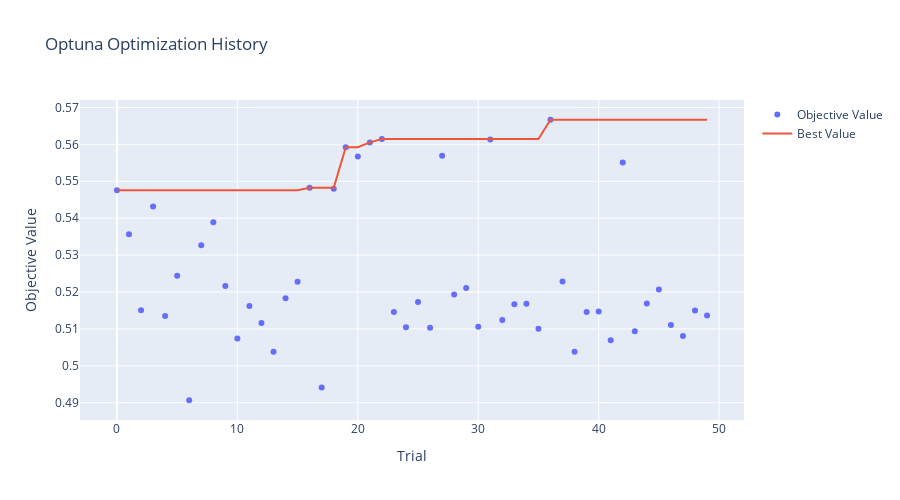
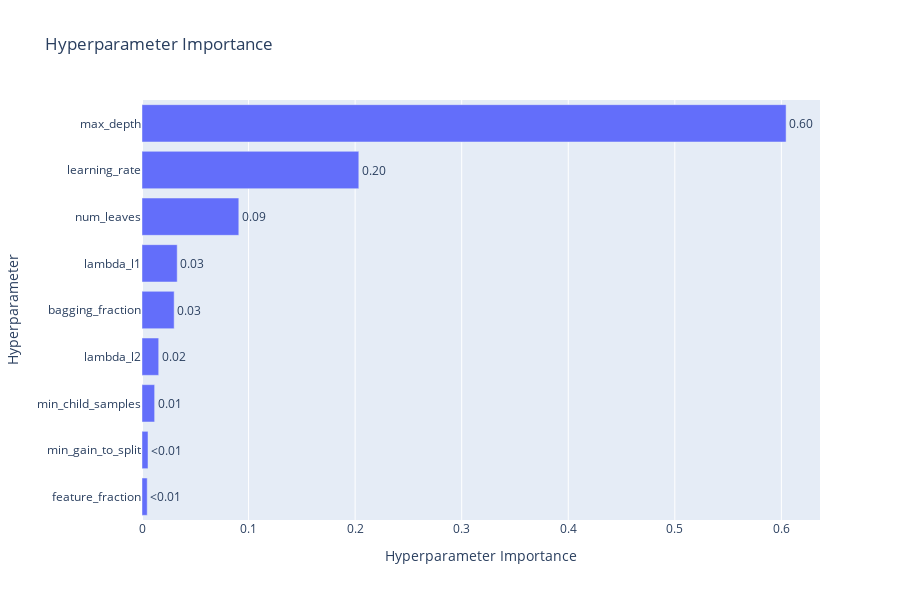

Notebook code cell kept with these figures, in order:
### Code cell
# Analyze hyperparameter optimization results
print("Optimization Results")

# Best trial summary
best_trial = study.best_trial

print(f"\nBest Trial: #{best_trial.number}")
print(f"Best Validation PR-AUC: {best_trial.value:.4f}")
print(f"Improvement over baseline: +{(best_trial.value - test_pr_auc):.4f} ({((best_trial.value / test_pr_auc) - 1) * 100:.1f}%)")

print(f"\nBest Hyperparameters:")
for param, value in best_trial.params.items():
    print(f" - {param:<20} {value}")

print(f"\nTraining Metrics:")
print(f" - Train PR-AUC:      {best_trial.user_attrs['train_pr_auc']:.4f}")
print(f" - Val PR-AUC:        {best_trial.user_attrs['val_pr_auc']:.4f}")
print(f" - Overfitting Gap:   {best_trial.user_attrs['overfitting_gap']:.4f}")
print(f" - Best Iteration:    {best_trial.user_attrs['n_estimators']}")

# Study statistics
print(f"\nStudy Statistics:")
print(f" - Total Trials:      {len(study.trials)}")
print(f" - Complete Trials:   {len([t for t in study.trials if t.state == optuna.trial.TrialState.COMPLETE])}")
print(f" - Pruned Trials:     {len([t for t in study.trials if t.state == optuna.trial.TrialState.PRUNED])}")
print(f" - Failed Trials:     {len([t for t in study.trials if t.state == optuna.trial.TrialState.FAIL])}")

# Top 5 trials
print(f"\nTop 5 Trials:")
top_trials = sorted(study.trials, key=lambda t: t.value if t.value else 0, reverse=True)[:5]
for i, trial in enumerate (top_trials, 1):
    if trial.value:
        print(f" {i}. Trial #{trial.number:3d}: PR-AUC = {trial.value:.4f}")

# Visualize optimization history
fig = plot_optimization_history(study)
fig.update_layout(title="Optuna Optimization History", width=900, height=500)
fig.show()

optimization_history_path = PROCESSED_DIR / 'hyperparameter_optimization_history.png'
fig.write_image(optimization_history_path, width=900, height=500, scale=2)
print(f"\nOptimization history saved to: {optimization_history_path}")

# Visualize hyperparameter importances
fig = plot_param_importances(study)
fig.update_layout(title="Hyperparameter Importance", width=900, height=600)
fig.show()

param_importance_path = PROCESSED_DIR / 'hyperparameter_importance.png'
fig.write_image(param_importance_path, width=900, height=600, scale=2)
print(f"Parameter importance saved to: {param_importance_path}")

### Figure 1 — Plotly figure (JSON) as saved in the notebook; plotly's stock layout.template omitted (floating-point values rounded to 4 significant figures)
{"data": [{"mode": "markers", "name": "Objective Value", "type": "scatter", "x": [0, 1, 2, 3, 4, 5, 6, 7, 8, 9, 10, 11, 12, 13, 14, 15, 16, 17, 18, 19, 20, 21, 22, 23, 24, 25, 26, 27, 28, 29, 30, 31, 32, 33, 34, 35, 36, 37, 38, 39, 40, 41, 42, 43, 44, 45, 46, 47, 48, 49], "y": [0.5476, 0.5357, 0.5151, 0.5432, 0.5135, 0.5244, 0.4907, 0.5326, 0.5389, 0.5217, 0.5074, 0.5162, 0.5116, 0.5038, 0.5183, 0.5228, 0.5483, 0.4942, 0.5479, 0.5593, 0.5567, 0.5605, 0.5614, 0.5146, 0.5104, 0.5173, 0.5103, 0.5569, 0.5193, 0.5211, 0.5106, 0.5613, 0.5124, 0.5167, 0.5168, 0.51, 0.5667, 0.5228, 0.5038, 0.5146, 0.5147, 0.5069, 0.5551, 0.5094, 0.5169, 0.5207, 0.511, 0.5081, 0.515, 0.5136]}, {"mode": "lines", "name": "Best Value", "type": "scatter", "x": [0, 1, 2, 3, 4, 5, 6, 7, 8, 9, 10, 11, 12, 13, 14, 15, 16, 17, 18, 19, 20, 21, 22, 23, 24, 25, 26, 27, 28, 29, 30, 31, 32, 33, 34, 35, 36, 37, 38, 39, 40, 41, 42, 43, 44, 45, 46, 47, 48, 49], "y": [0.5476, 0.5476, 0.5476, 0.5476, 0.5476, 0.5476, 0.5476, 0.5476, 0.5476, 0.5476, 0.5476, 0.5476, 0.5476, 0.5476, 0.5476, 0.5476, 0.5483, 0.5483, 0.5483, 0.5593, 0.5593, 0.5605, 0.5614, 0.5614, 0.5614, 0.5614, 0.5614, 0.5614, 0.5614, 0.5614, 0.5614, 0.5614, 0.5614, 0.5614, 0.5614, 0.5614, 0.5667, 0.5667, 0.5667, 0.5667, 0.5667, 0.5667, 0.5667, 0.5667, 0.5667, 0.5667, 0.5667, 0.5667, 0.5667, 0.5667]}, {"marker": {"color": "#cccccc"}, "mode": "markers", "name": "Infeasible Trial", "showlegend": false, "type": "scatter", "x": [], "y": []}], "layout": {"height": 500, "title": {"text": "Optuna Optimization History"}, "width": 900, "xaxis": {"title": {"text": "Trial"}}, "yaxis": {"title": {"text": "Objective Value"}}}}

### Figure 2 — Plotly figure (JSON) as saved in the notebook; plotly's stock layout.template omitted (floating-point values rounded to 4 significant figures)
{"data": [{"cliponaxis": false, "hovertemplate": ["feature_fraction (FloatDistribution): 0.004894805690225287<extra></extra>", "min_gain_to_split (FloatDistribution): 0.005629048448213352<extra></extra>", "min_child_samples (IntDistribution): 0.01185711606727232<extra></extra>", "lambda_l2 (FloatDistribution): 0.015673309690181658<extra></extra>", "bagging_fraction (FloatDistribution): 0.03017503683235096<extra></extra>", "lambda_l1 (FloatDistribution): 0.03303686782431717<extra></extra>", "num_leaves (IntDistribution): 0.09084390904210932<extra></extra>", "learning_rate (FloatDistribution): 0.203455496401459<extra></extra>", "max_depth (IntDistribution): 0.6044344100038709<extra></extra>"], "name": "Objective Value", "orientation": "h", "text": ["<0.01", "<0.01", "0.01", "0.02", "0.03", "0.03", "0.09", "0.20", "0.60"], "textposition": "outside", "type": "bar", "x": [0.004895, 0.005629, 0.01186, 0.01567, 0.03018, 0.03304, 0.09084, 0.2035, 0.6044], "y": ["feature_fraction", "min_gain_to_split", "min_child_samples", "lambda_l2", "bagging_fraction", "lambda_l1", "num_leaves", "learning_rate", "max_depth"]}], "layout": {"height": 600, "title": {"text": "Hyperparameter Importance"}, "width": 900, "xaxis": {"title": {"text": "Hyperparameter Importance"}}, "yaxis": {"title": {"text": "Hyperparameter"}}}}
